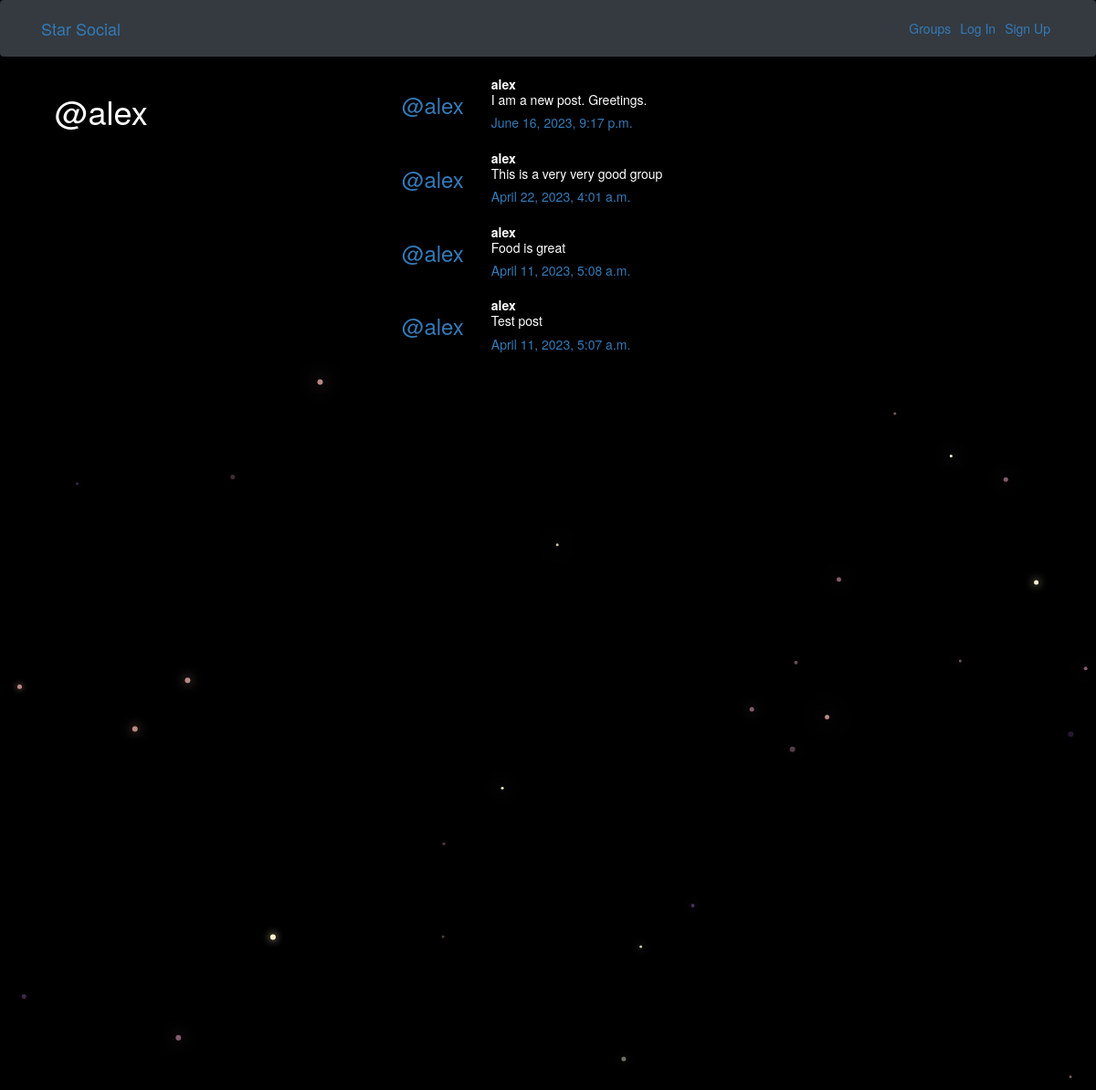
Page /posts/by/alex/ on the committed database.
### posts/models.py (models this page shows, shortened)
class Post(models.Model):
    user = models.ForeignKey(User, related_name='posts', on_delete=models.CASCADE)
    created_at = models.DateTimeField(auto_now = True)
    message = models.TextField()
    message_html = models.TextField(editable = False)
    group = models.ForeignKey(Group, related_name = 'posts', null = True, blank = True, on_delete=models.CASCADE)
    class Meta:
        ordering = ['-created_at']
        unique_together = ['user', 'message']

### posts/views.py (the view)
# urls.py: path("by/<username>/",views.UserPosts.as_view(),name = "for_user"),
class UserPosts(generic.ListView):
    model = models.Post
    template_name = 'posts/user_post_list.html'
    def get_queryset(self):
        try:
            self.post_user = User.objects.prefetch_related('posts').get(username__iexact = self.kwargs.get('username'))
        except User.DoesNotExist:
            raise Http404
        else:
            return self.post_user.posts.all()
    def get_context_data(self, **kwargs):
        context = super().get_context_data(** kwargs)
        context['post_user'] = self.post_user
        return context

### posts/templates/posts/user_post_list.html
{% extends "posts/post_base.html" %}
{% block prepost %}
<div class = "col-md-4">
    <h1>@{{post_user.username}}</h1>
</div>
{% endblock %}
{% block post_content %}
<div class = "col-md-8">
    {% for post in post_list %}
        {% include "posts/_post.html" %}
    {% endfor %}
</div>
{% endblock %}

### posts/templates/posts/_post.html (shortened to what this page needs)
<div class = "post media">
    <h3 class="mr-5"><a href="{% url 'posts:for_user' username=post.user.username %}">@{{ post.user.username }}</a></h3>
    <div class = "media-body">
        <strong>{{post.user.username}}</strong>
        <h5 class = 'media-heading'>{{ post.message_html|safe }}
        <time class = 'time'><a href="{% url 'posts:single' username=post.user.username pk=post.pk %}">{{ post.created_at }}</a></time>
        </h5>
    </div>
</div>

### static/simplesocial/css/master.css (style rules this page uses)
body { margin: 0; overflow: hidden; background-color: black; color:white; }

### rows in the picture
Post: user.username "alex", message_html "I am a new post. Greetings.", created_at "June 16, 2023, 9:17 p.m."
Post: user.username "alex", message_html "This is a very very good group", created_at "April 22, 2023, 4:01 a.m."
Post: user.username "alex", message_html "Food is great", created_at "April 11, 2023, 5:08 a.m."
Post: user.username "alex", message_html "Test post", created_at "April 11, 2023, 5:07 a.m."

### other values in the picture
{{ post_user.username }} "alex"
